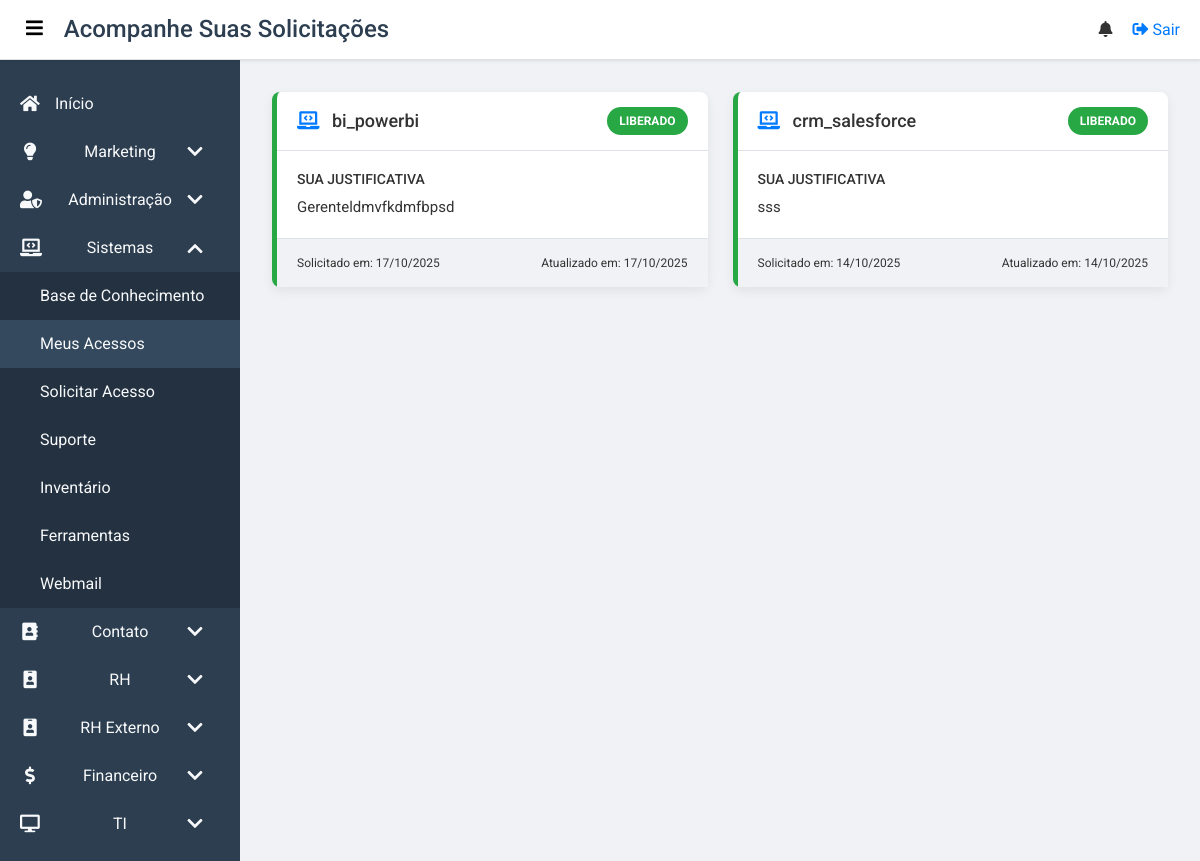
Screenshot of /sistemas/acessos (signed in) with the database file from the repository.
### app/models.py (models this page shows, shortened)
class AccessRequest(db.Model):
    id = db.Column(db.Integer, primary_key=True)
    user_id = db.Column(db.Integer, db.ForeignKey('user.id'), nullable=False)
    sistema = db.Column(db.String(150), nullable=False)
    justificativa = db.Column(db.Text, nullable=False)
    status = db.Column(db.String(50), nullable=False, default='Pendente')  # Status: Pendente, Em andamento, Liberado, Negado
    admin_notes = db.Column(db.Text, nullable=True)
    requested_at = db.Column(db.DateTime, nullable=False, default=datetime.utcnow)
    updated_at = db.Column(db.DateTime, nullable=False, default=datetime.utcnow, onupdate=datetime.utcnow)
    is_archived = db.Column(db.Boolean, default=False, nullable=False)

### app/routes.py (the view)
@main.route('/sistemas/acessos')
@login_required
def sistemas_acessos():
    requests = AccessRequest.query.filter_by(user_id=current_user.id).order_by(AccessRequest.requested_at.desc()).all()
    return render_template('sistemas_acessos.html', requests=requests)

### app/routes.py (called while the page is built)
@main.context_processor
def inject_user_groups():
    if current_user.is_authenticated:
        user_groups = {group.name for group in current_user.groups}
        return dict(user_groups=user_groups)
    return dict(user_groups=set())

@main.context_processor
def inject_notifications():
    if current_user.is_authenticated:
        unread_notifications = Notification.query.filter_by(user_id=current_user.id, is_read=False).order_by(Notification.created_at.desc()).all()
        unread_notifications_count = len(unread_notifications)
        return dict(unread_notifications=unread_notifications, unread_notifications_count=unread_notifications_count)
    return dict(unread_notifications=[], unread_notifications_count=0)

### app/templates/sistemas_acessos.html (shortened to what this page needs)
{% extends "base.html" %}
{% block body_class %}dashboard-page{% endblock %}
{% block page_title %}Acompanhe Suas Solicitações{% endblock %}
{% block content %}
<div class="access-requests-container">
    {% if requests %}
        <div class="requests-grid">
            {% for req in requests %}
                <div class="request-card status-border-{{ req.status.lower().replace(' ', '-') }}">
                    <div class="card-header">
                        <h5 class="system-name"><i class="fas fa-laptop-code"></i> {{ req.sistema }}</h5>
                        <span class="status-badge status-{{ req.status.lower().replace(' ', '-') }}">
                            {{ req.status }}
                        </span>
                    </div>
                    <div class="card-body">
                        <div class="info-section">
                            <h6>Sua Justificativa</h6>
                            <p>{{ req.justificativa }}</p>
                        </div>
                    </div>
                    <div class="card-footer">
                        <span>Solicitado em: {{ req.requested_at.strftime('%d/%m/%Y') }}</span>
                        <span>Atualizado em: {{ req.updated_at.strftime('%d/%m/%Y') }}</span>
                    </div>
                </div>
            {% endfor %}
        </div>
    {% else %}
        <div class="card-placeholder">
            <i class="fas fa-folder-open"></i>
            <p>Você ainda não fez nenhuma solicitação de acesso.</p>
            <a href="{{ url_for('main.sistemas_solicitacoes') }}" class="btn-primary">Solicitar meu primeiro acesso</a>
        </div>
    {% endif %}
</div>
{% endblock %}

### app/static/css/base.css (style rules this page uses)
:root { --primary-color: #007bff; --secondary-color: #2c3e50; --background-light: #f0f2f5; --background-white: #ffffff; --text-color: #333; --text-light: #f8f9fa; --border-color: #dee2e6; --shadow-color: rgba(0, 0, 0, 0.1); }
body { font-family: 'Roboto', sans-serif; margin: 0; padding: 0; background-color: var(--background-light); color: var(--text-color); -webkit-font-smoothing: antialiased; -moz-osx-font-smoothing: grayscale; }
h1, h2, h3, h4, h5, h6 { margin: 0; font-weight: 500; }

### app/templates/sistemas_acessos.html (style rules this page uses)
.access-requests-container { max-width: 1100px; margin: 0 auto; }
.requests-grid { display: grid; grid-template-columns: repeat(auto-fill, minmax(320px, 1fr)); gap: 25px; }
.request-card { background-color: var(--background-white); border-radius: 8px; box-shadow: 0 4px 12px rgba(0,0,0,0.07); display: flex; flex-direction: column; border-left: 5px solid #ccc; transition: transform 0.2s ease-in-out, box-shadow 0.2s ease-in-out; }
.status-border-liberado { border-left-color: #28a745; }
.card-header { display: flex; justify-content: space-between; align-items: center; padding: 15px 20px; border-bottom: 1px solid var(--border-color); }
.system-name { font-size: 18px; margin: 0; color: var(--text-color-dark); }
.system-name .fas { margin-right: 8px; color: var(--primary-color); }
.card-body { padding: 20px; flex-grow: 1; }
.info-section h6 { font-size: 14px; color: var(--text-color-light); margin: 0 0 8px 0; text-transform: uppercase; display: flex; align-items: center; }
.info-section p { margin: 0; font-size: 15px; line-height: 1.5; }
.card-footer { display: flex; justify-content: space-between; padding: 15px 20px; background-color: var(--background-light); font-size: 12px; color: var(--text-color-light); border-top: 1px solid var(--border-color); border-radius: 0 0 8px 8px; }
.status-badge { padding: 5px 12px; border-radius: 15px; font-weight: bold; color: white; font-size: 12px; text-transform: uppercase; }
.status-liberado { background-color: #28a745; }

### rows the page displays
AccessRequest: sistema "bi_powerbi", status "LIBERADO", justificativa "Gerenteldmvfkdmfbpsd", requested_at "17/10/2025", updated_at "17/10/2025"
AccessRequest: sistema "crm_salesforce", status "LIBERADO", justificativa "sss", requested_at "14/10/2025", updated_at "14/10/2025"
